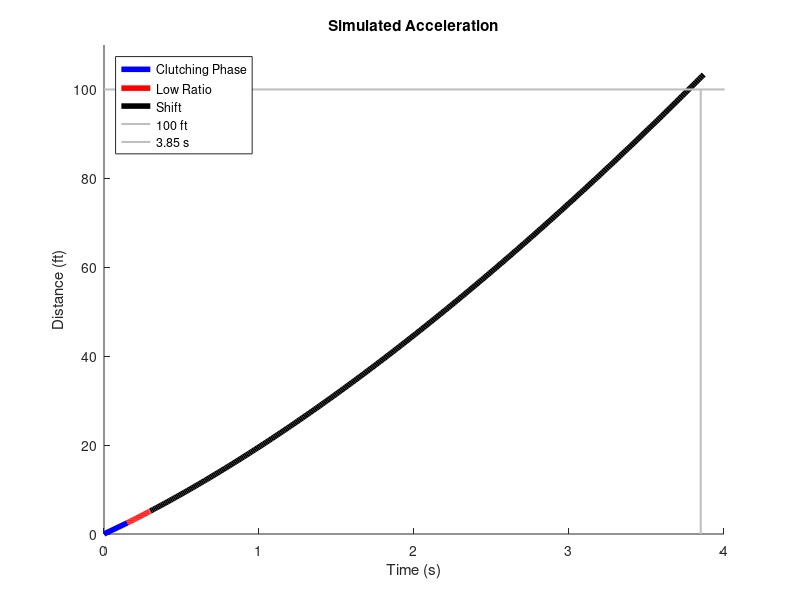

Reproduce this figure in MATLAB.
%% Setup
% Reset
clear all;
close all;
clc;

load EngagementToPower.mat;             % Simulated
load ShiftAcceleration.mat;             % Simulated

% Slip Model
t = [0, 0.15];                          % From data
x = [0, 2.5];                           % From data

hold on;
plot(t, x, 'b', 'LineWidth', 4);
plot(t(end) + EngageToPower(:, 1), x(end) + EngageToPower(:, 2), 'r', 'LineWidth', 4);
plot(t(end) + EngageToPower(end, 1) + ShiftAcceleration(:, 1), ...
    x(end) + EngageToPower(end, 2) + ShiftAcceleration(:, 2), 'k', 'LineWidth', 4);
% 100ft
plot([0, 5], [100, 100], ...
    '', 'LineWidth', 1.5, 'Color', [0.75, 0.75, 0.75]);
% 3.85s
plot([3.85, 3.85], [0, 100], ...
    '', 'LineWidth', 1.5, 'Color', [0.75, 0.75, 0.75]);

title('Simulated Acceleration');
xlabel('Time (s)');
ylabel('Distance (ft)');
legend('Clutching Phase', 'Low Ratio', 'Shift', '100 ft', '3.85 s', ...
    'Location', 'northwest')

xlim([0, 4]);
ylim([0, 110]);

Acc_385_t = [t'; t(end) + EngageToPower(:, 1); t(end) + EngageToPower(end, 1) + ShiftAcceleration(:, 1)];
Acc_385_x = [x'; x(end) + EngageToPower(:, 2); x(end) + EngageToPower(end, 2) + ShiftAcceleration(:, 2)];
Acc_385 = [Acc_385_t, Acc_385_x];